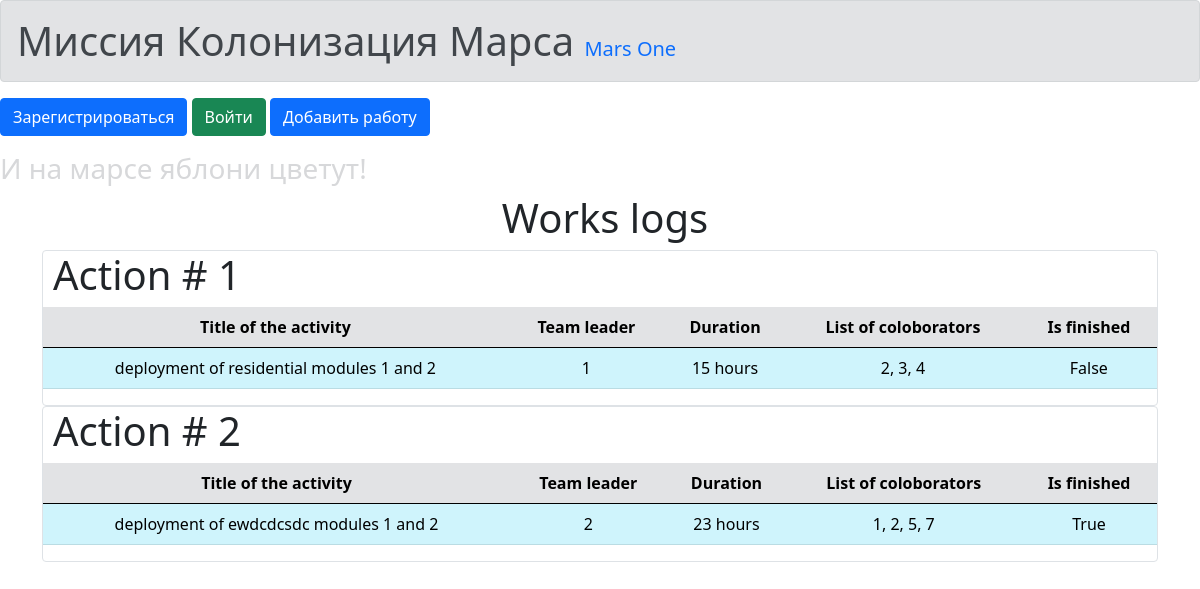
/jobs, run on an earlier commit of the app's database.
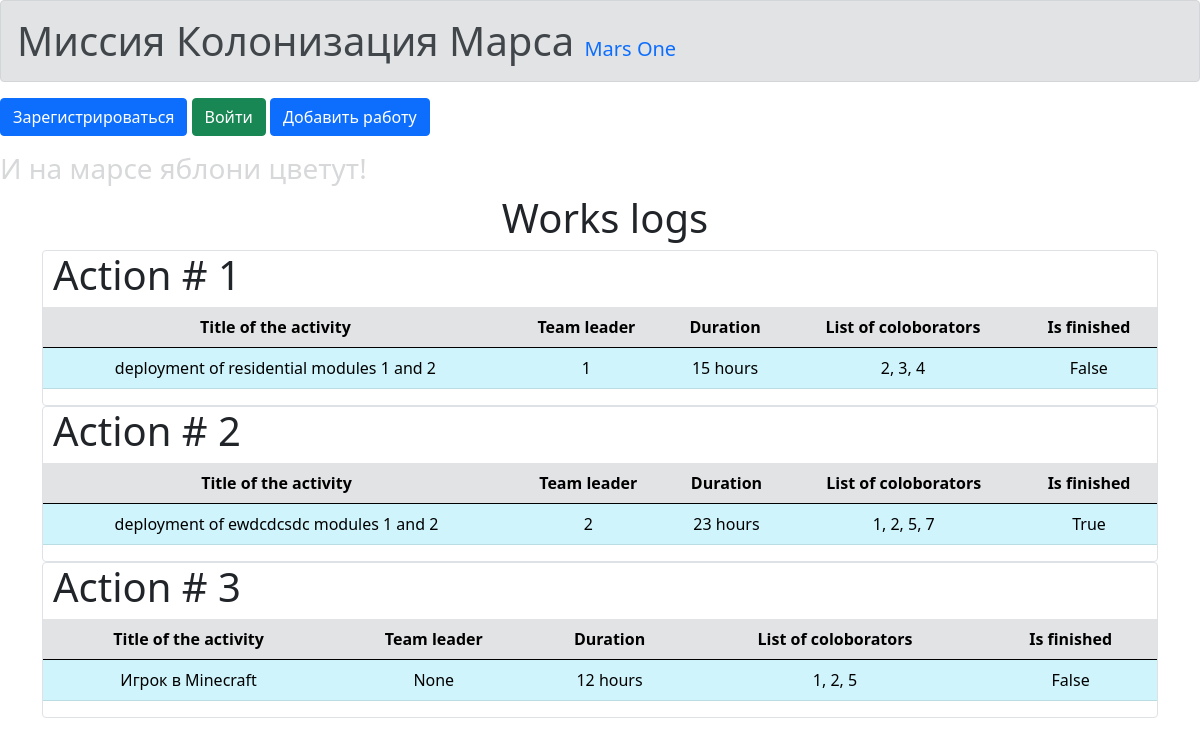
And on a later commit of the database.
### data/jobs.py (models this page shows, shortened)
class Jobs(SqlAlchemyBase, UserMixin):
    __tablename__ = "jobs"
    id = sqlalchemy.Column(sqlalchemy.Integer, primary_key=True, autoincrement=True)
    team_leader = sqlalchemy.Column(sqlalchemy.Integer, sqlalchemy.ForeignKey("users.id"))
    title = sqlalchemy.Column(sqlalchemy.String)
    job = sqlalchemy.Column(sqlalchemy.String)
    work_size = sqlalchemy.Column(sqlalchemy.Integer)
    collaborators = sqlalchemy.Column(sqlalchemy.String)
    start_date = sqlalchemy.Column(sqlalchemy.DateTime, nullable=True)
    end_date = sqlalchemy.Column(sqlalchemy.DateTime, nullable=True)
    is_finished = sqlalchemy.Column(sqlalchemy.Boolean, nullable=True)

### main.py (the view)
@app.route('/jobs')
def myjobs():
    jobs = db_sess.query(Jobs).all()
    return render_template("jobs.html", jobs=jobs)

### templates/jobs.html
{% extends "base.html" %}
{% block content %}
<h1 class="logs">Works logs</h1>
{% for i in range(jobs.__len__())%}
<div class="col-md6 border rounded">
    <table class="table">
        <h1>Action # {{i + 1}}</h1>
        <thead>
            <tr class="table-secondary">
              <th scope="col">Title of the activity</th>
              <th scope="col">Team leader</th>
              <th scope="col">Duration</th>
              <th scope="col">List of coloborators</th>
              <th scope="col">Is finished</th>
            </tr>
        </thead>
        <body>
            <tr class="table-info">
                <td>{{jobs[i].title}}</td>
                <td>{{jobs[i].team_leader}}</td>
                <td>{{jobs[i].work_size}} hours</td>
                <td>{{jobs[i].collaborators}}</td>
                <td>{{jobs[i].is_finished}}</td>
            </tr>
        </body>
    </table>
</div>
{% endfor %}
{% endblock %}

### templates/base.html (shortened to what this page needs)
<!DOCTYPE html>
<html lang="ru">
<head>
    <link rel="stylesheet" href="../static/css/styles.css">
    <link rel="stylesheet" href="../static/css/bootstrap.min.css">
    <link rel="stylesheet" href="../static/css/fontello.css">
    <h1 class="alert alert-secondary" role="alert">Миссия Колонизация Марса       <a class="navbar-brand" href="">Mars One</a></h1>
    {% if current_user.is_authenticated %}
    <a class="navbar-brand" href="/logout">{{ current_user.name }}</a>
    {% else %}
    <p>
        <a class="btn btn-primary" href="/register">Зарегистрироваться</a>
        <a class="btn btn-success" href="/login">Войти</a>
        <a class="btn btn-primary" href="/addjob">Добавить работу</a>
    </p>
    {% endif %}
</head>
<body>
    <h3>И на марсе яблони цветут!</h3>
    <main class="container">
        {% block content %}
        {% endblock %}
    </main>
</body>
</html>

### static/css/styles.css (style rules this page uses)
h1 { size: 60px; padding-left: 10px; }
h1.logs { size: 60px; text-align: center; }
h3 { color: #d7d8da; }
p { border-left: 60px; }
main.container { border-left: 60px; }
table { text-align: center; }

What changed in the data, as far as the page shows it:
added Jobs: title "Игрок в Minecraft", team_leader "None", work_size "12", collaborators "1, 2, 5", is_finished "False"
Also different on the page:
new list line: "Action # 3 Title of the activity Team leader Duration List of coloborators Is finished hours"
